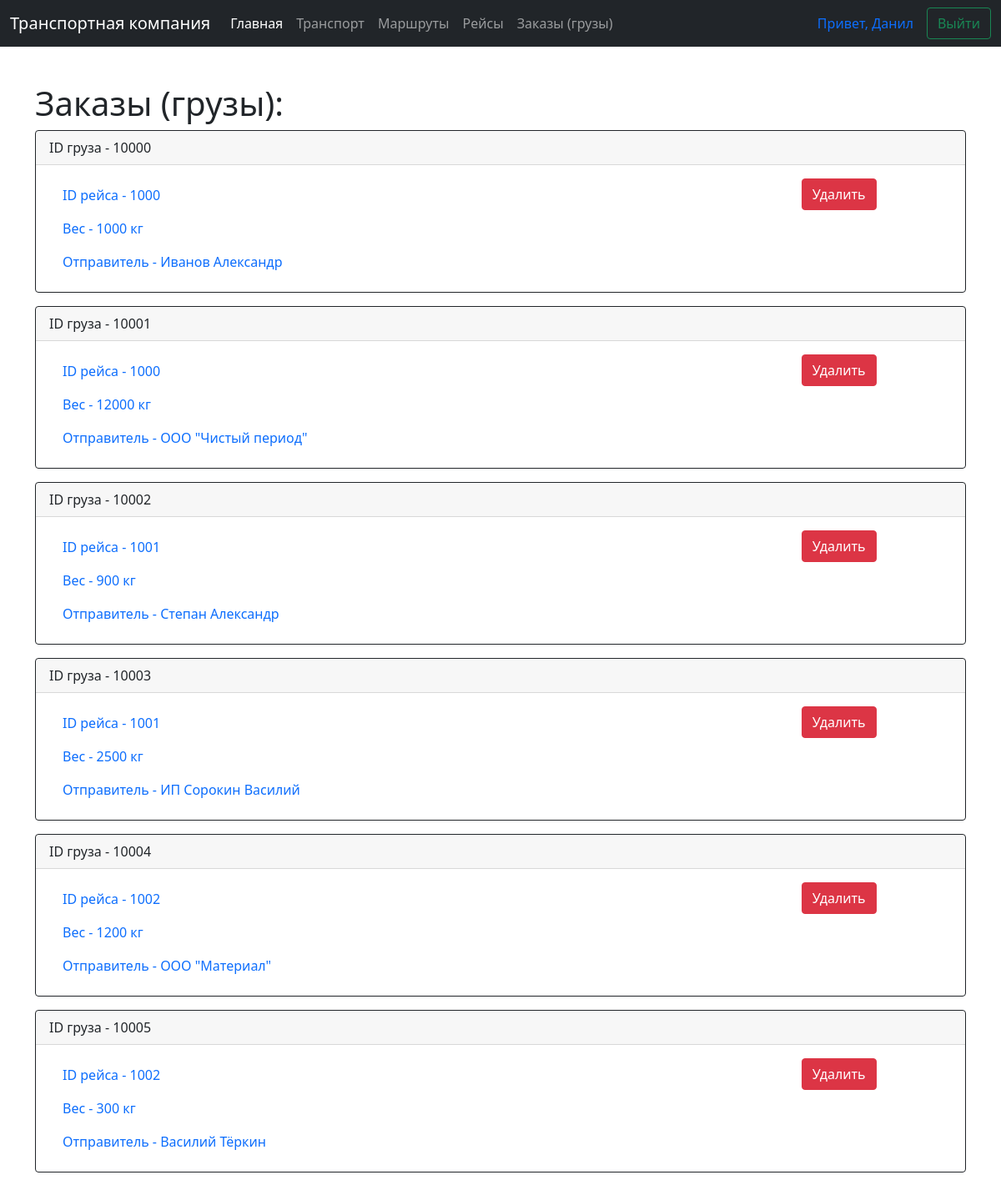
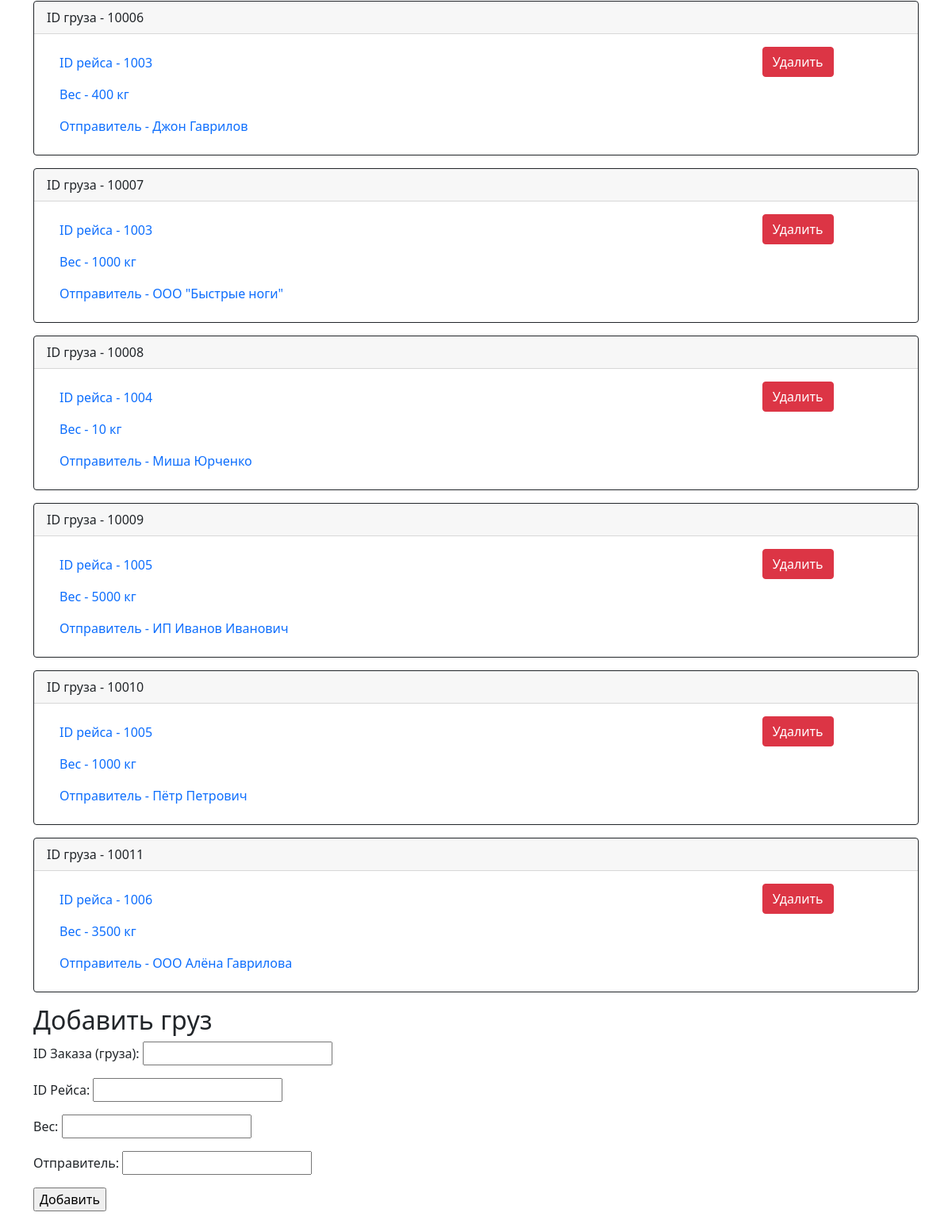
Screenshot of /index.php?page=b (signed in) with the database file from the repository (2 pictures, top to bottom).
### tables this page shows
CREATE TABLE `cargo` (
  `ID` int NOT NULL,
  `ID_Рейса` int NOT NULL,
  `Вес` int NOT NULL,
  `Отправитель` varchar(100) NOT NULL
);

### cargo.php (the view)
<h1>Заказы (грузы):</h1>
<?php
$result = $conn->query("SELECT * FROM `cargo` WHERE 1 GROUP BY cargo.ID");
while ($row = $result->fetch()) {
    echo'
        <div class="card border-dark mb-3" >
            <div class="card-header"> ' . 'ID груза - ' . $row['ID'] .'</div>
            <div class="card-body text-dark">
                <div class="row g-0">
                    <div class="col-md-10">
                    <a class="nav-link" href="/index.php?page=b" >
                        <p class="card-text">' . 'ID рейса - ' .$row['ID_Рейса']  .'</>
                        <p class="card-text">' . 'Вес - ' .$row['Вес'] . ' ' .'кг' .'</>
                        <p class="card-text">' . 'Отправитель - ' .$row['Отправитель']  .'</>
                        </a>
                    </div>
                    <div class="col-md-1">
                        <a href="deletecargo.php?ID='.$row['ID'].'" class="btn btn-danger">Удалить</a>
                    </div>
                </div>
            </div>
        </div>
    ';
}
?>
<h2>Добавить груз</h2>
<form action="insertcargo.php" method="post" enctype="multipart/form-data">
    <p><label>
            ID Заказа (груза): <input type="text" name="ID">
        </label>
    <p><label>
            ID Рейса: <input type="text" name="ID_cruise">
        </label>
    <p><label>
            Вес: <input type="text" name="Weight">
        </label>
    <p><label>
            Отправитель: <input type="text" name="Sender">
        </label>
    <p><input type="submit" value="Добавить">
</form>

### rows the page displays
cargo: ID "10000", ID_Рейса "1000", Вес "1000", Отправитель "Иванов Александр"
cargo: ID "10001", ID_Рейса "1000", Вес "12000", Отправитель "ООО \"Чистый период\""
cargo: ID "10002", ID_Рейса "1001", Вес "900", Отправитель "Степан Александр"
cargo: ID "10003", ID_Рейса "1001", Вес "2500", Отправитель "ИП Сорокин Василий"
cargo: ID "10004", ID_Рейса "1002", Вес "1200", Отправитель "ООО \"Материал\""
cargo: ID "10005", ID_Рейса "1002", Вес "300", Отправитель "Василий Тёркин"
cargo: ID "10006", ID_Рейса "1003", Вес "400", Отправитель "Джон Гаврилов"
cargo: ID "10007", ID_Рейса "1003", Вес "1000", Отправитель "ООО \"Быстрые ноги\""
cargo: ID "10008", ID_Рейса "1004", Вес "10", Отправитель "Миша Юрченко"
cargo: ID "10009", ID_Рейса "1005", Вес "5000", Отправитель "ИП Иванов Иванович"
cargo: ID "10010", ID_Рейса "1005", Вес "1000", Отправитель "Пётр Петрович"
cargo: ID "10011", ID_Рейса "1006", Вес "3500", Отправитель "ООО Алёна Гаврилова"

### other values shown
$_SESSION['firstname'] "Данил"
